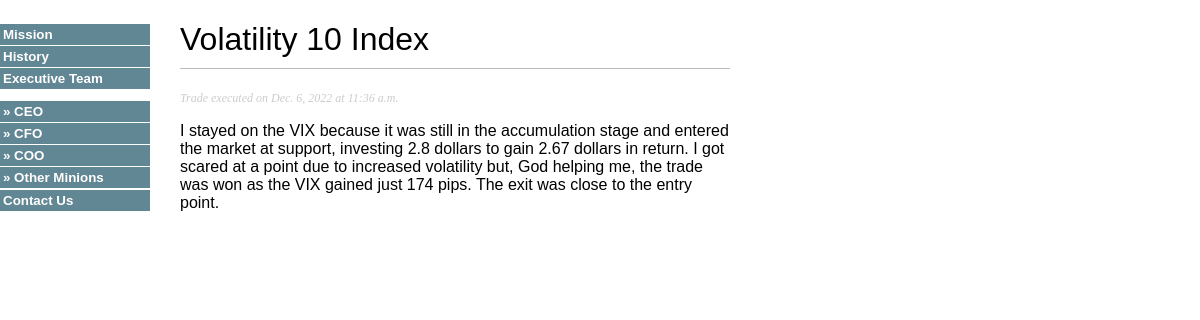
Page /journal/3/ on the committed database.
### journal/models.py (models this page shows, shortened)
class Trade(models.Model):
    class TradeResult(models.TextChoices):
        WIN = 'Win', 'W'
        LOSS = 'Loss', 'L'
    class TradeType(models.TextChoices):
        UP = 'Up', 'U'
        DOWN = 'Down', 'D'
    class Meta:
        ordering = ['-date']
    date = models.DateField()
    type_of_trade = models.CharField(max_length=5,
            choices=TradeType.choices,
            default=TradeType.UP)
    result = models.CharField(max_length=5,
            choices=TradeResult.choices,
            default=TradeResult.WIN)
    currency_pair = models.CharField(max_length=50)
    analysis = models.TextField()
    broker = models.CharField(max_length=20)
    entry_time = models.TimeField()

### journal/views.py (the view)
# urls.py: path('<int:id>/', views.trade_detail, name='trade_detail'),
def trade_detail(request, id):
    trade = get_object_or_404(Trade,
            id=id)
    return render(request,
            'journal/trade/detail.html',
            {'trade': trade})

### journal/templates/journal/trade/detail.html (shortened to what this page needs)
{% extends "journal/base.html" %}
{% block content %}
<h1>{{ trade.currency_pair }}</h1>
<p class="date">
Trade executed on {{ trade.date }} at {{ trade.entry_time }}
</p>
{{ trade.analysis|linebreaks }}
{% endblock %}

### journal/static/css/journal.css (style rules this page uses)
body { margin:0; padding:0; font-family:helvetica, sans-serif; }
h1 { font-weight:normal; border-bottom:1px solid #bbb; padding:0 0 10px 0; }
p.date { color:#ccc; font-family: georgia, serif; font-size: 12px; font-style: italic; }

### journal/static/css/more-styles.css (style rules this page uses)
body { font: 12pt Verdana, Arial, Georgia, sans-serif; }

### rows in the picture
Trade: currency_pair "Volatility 10 Index", date "Dec. 6, 2022", entry_time "11:36 a.m.", analysis "I stayed on the VIX because it was still in the accumulation stage and entered the market at support, investing 2.8 dollars to gain 2.67 dollars in return. I got scared at a point due to increased volatility but, God helping me, the trade was won as the VIX gained just 174 pips. The exit was close to the entry point."
